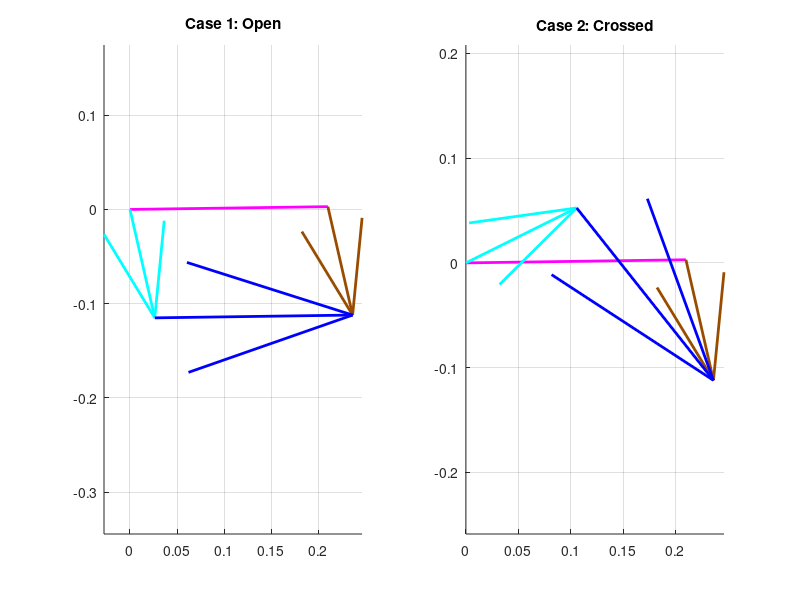

Source code (MATLAB):
clear all
close all
clc


% 1. PARAMETERS & INPUT
L1 = 0.210; % Ground (Pink)
L2 = 0.118; % Crank (Cyan) - Output
L3 = 0.210; % Coupler (Blue)
L4 = 0.118; % Rocker (Brown) - Input

d = L1;
a = L2;
b = L3;
c = L4;

theta4_deg = 102.05; 
offset_deg = 0.81;
offset = deg2rad(offset_deg);


% 2. CALCULATION (Inverted Local Frame)


q_in = deg2rad(theta4_deg); % Local Input (relative to O4->O2)

% Constants for Inverted Calculation (Link 4 is Crank, Link 2 is Rocker)
% a_calc = c (L4), c_calc = a (L2)
K1 = d/c;
K2 = d/a;
K3 = (c^2 - b^2 + a^2 + d^2)/(2*c*a);
K4 = d/b;
K5 = (a^2 - d^2 - c^2 - b^2)/(2*c*b);

% Coefficients
A = cos(q_in) - K1 - K2*cos(q_in) + K3;
B = -2*sin(q_in);
C = K1 - (K2+1)*cos(q_in) + K3;

D_val = cos(q_in) - K1 + K4*cos(q_in) + K5;
E_val = -2*sin(q_in);
F_val = K1 + (K4-1)*cos(q_in) + K5;

% Solve Quadratic Roots
det_AC = sqrt(B^2 - 4*A*C);
det_DF = sqrt(E_val^2 - 4*D_val*F_val);

% --- Calculate Local Angles ---
% Case 1: Open (-sqrt)
q2_loc_1 = 2*atan2((-B - det_AC), (2*A));
q3_loc_1 = 2*atan2((-E_val - det_DF), (2*D_val));

% Case 2: Crossed (+sqrt)
q2_loc_2 = 2*atan2((-B + det_AC), (2*A));
q3_loc_2 = 2*atan2((-E_val + det_DF), (2*D_val));


% 3. TRANSFORM TO GLOBAL (Rotate +180)


% Input (Brown)
T4_Global = q_in + pi + offset;

% Case 1 (Open)
T2_Open = q2_loc_1 + pi + offset;
T3_Open = q3_loc_1 + pi + offset;

% Case 2 (Crossed)
T2_Cross = q2_loc_2 + pi + offset;
T3_Cross = q3_loc_2 + pi + offset;


% 4. VECTOR CONSTRUCTION & PLOTTING

% Global Rotation
Rot = exp(1i * offset);

% Ground (Pink) - Fixed at O2-O4
% Note: In Global, Ground is vector from O2(0,0) to O4
R1 = d * exp(1i * offset); 

% Function to plot
figure(1); clf;

% --- SUBPLOT 1: Case 1 (Open) ---์
R2_Op = a * exp(1i * T2_Open);       % Cyan (Link 2)
R4_Op = c * exp(1i * T4_Global);     % Brown (Link 4) from O4
% Link 3 
vec_B_Op = R1 + R4_Op; %  Link 4 (จุด B)
vec_A_Op = R2_Op;      % Link 2 (จุด A)
R3_Op = vec_B_Op - vec_A_Op;

subplot(1,2,1); hold on; grid on; axis equal;
title('Case 1: Open');
% Plot
plot([0 real(R1)], [0 imag(R1)], 'm-', 'LineWidth', 2); % Pink (Ground)
quiver(0, 0, real(R2_Op), imag(R2_Op), 0, 'c', 'LineWidth', 2, 'MaxHeadSize',0.5); % Cyan
quiver(real(R1), imag(R1), real(R4_Op), imag(R4_Op), 0, 'Color',[0.6 0.3 0], 'LineWidth', 2, 'MaxHeadSize',0.5); % Brown
quiver(real(R2_Op), imag(R2_Op), real(R3_Op), imag(R3_Op), 0, 'b', 'LineWidth', 2, 'MaxHeadSize',0.5); % Blue

% --- SUBPLOT 2: Case 2 (Crossed) ---์
R2_Cr = a * exp(1i * T2_Cross);       % Cyan (Link 2)
R4_Cr = c * exp(1i * T4_Global);      % Brown (Link 4)
vec_B_Cr = R1 + R4_Cr;
vec_A_Cr = R2_Cr;
R3_Cr = vec_B_Cr - vec_A_Cr;

subplot(1,2,2); hold on; grid on; axis equal;
title('Case 2: Crossed');
% Plot
plot([0 real(R1)], [0 imag(R1)], 'm-', 'LineWidth', 2); % Pink (Ground)
quiver(0, 0, real(R2_Cr), imag(R2_Cr), 0, 'c', 'LineWidth', 2, 'MaxHeadSize',0.5); % Cyan
quiver(real(R1), imag(R1), real(R4_Cr), imag(R4_Cr), 0, 'Color',[0.6 0.3 0], 'LineWidth', 2, 'MaxHeadSize',0.5); % Brown
quiver(real(R2_Cr), imag(R2_Cr), real(R3_Cr), imag(R3_Cr), 0, 'b', 'LineWidth', 2, 'MaxHeadSize',0.5); % Blue

% Display Check
disp('Case 2: Crossed');
disp(['Cyan Angle : ', num2str(rad2deg(T2_Cross))]);
disp(['Brown Angle : ', num2str(rad2deg(T4_Global))]);
